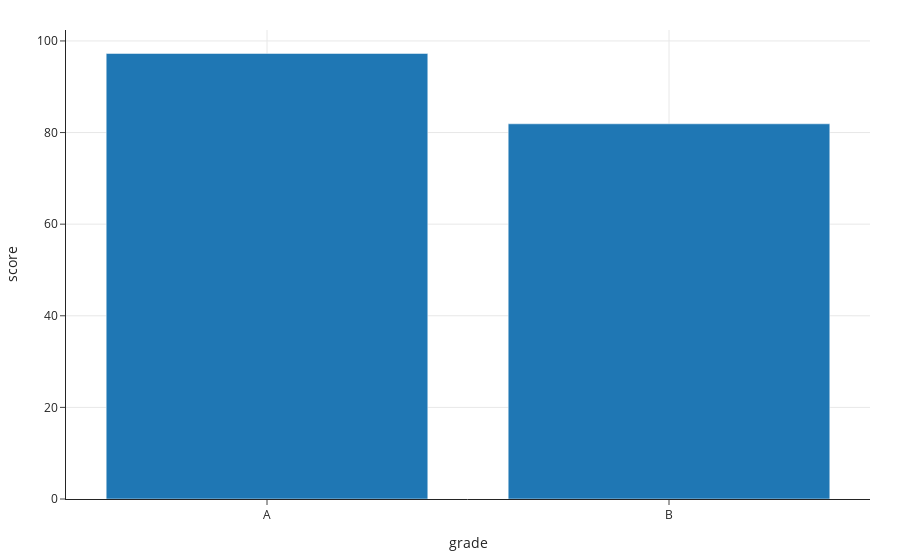

The cell this chart's notebook holds for it:
### Code cell
# Same as the above!
scores.plot(kind='bar', x='grade', y='score')

### Figure 1 — Plotly figure (JSON) as saved in the notebook; plotly's stock layout.template omitted (floating-point values rounded to 4 significant figures)
{"data": [{"alignmentgroup": "True", "hovertemplate": "grade=%{x}<br>score=%{y}<extra></extra>", "legendgroup": "", "marker": {"color": "#1F77B4", "pattern": {"shape": ""}}, "name": "", "offsetgroup": "", "orientation": "v", "showlegend": false, "textposition": "auto", "type": "bar", "x": ["A", "B"], "xaxis": "x", "y": [97.27, 81.91], "yaxis": "y"}], "layout": {"autosize": true, "barmode": "relative", "legend": {"tracegroupgap": 0}, "xaxis": {"anchor": "y", "autorange": true, "domain": [0, 1], "range": [-0.5, 1.5], "title": {"text": "grade"}, "type": "category"}, "yaxis": {"anchor": "x", "autorange": true, "domain": [0, 1], "range": [0, 102.4], "title": {"text": "score"}, "type": "linear"}}}
